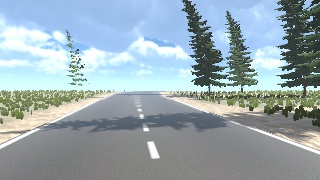
#> input picture Lessons/frame_20260212_200109_142.jpg, 320 x 180 px
$ python hough_transform_math_model.py
#> lines starting #> are read from the running program, lines starting #| are printed output that depends on the picture; after the words box and inside, x2 and y2 are one past the last pixel; in counts of white or black regions, pixels touching at a corner belong together
import numpy as np
import matplotlib.pyplot as plt
import cv2

img = cv2.imread('frame_20260212_200109_142.jpg')  # Change to your image path
#> img is the input picture: shape (180, 320, 3); mean B, G, R 175.7, 168.3, 151.8
gray = cv2.cvtColor(img, cv2.COLOR_BGR2GRAY)
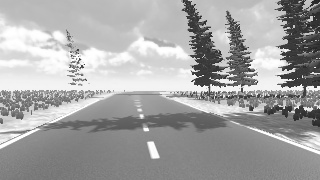
#> gray: shape (180, 320); min 37, max 255, mean 164.2

edges = cv2.Canny(gray, threshold1=100, threshold2=200)
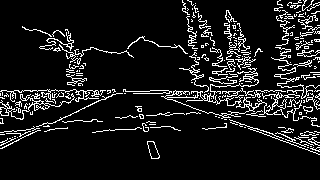
#> edges: shape (180, 320); 10.1% white in thin lines or dots, all inside (x1, y1, x2, y2) = (0, 0, 320, 159)


rows, cols = edges.shape    #Size of the edge image, be equal to original image
#> rows = 180; cols = 320

thetas = np.deg2rad(np.arange(-90, 90, 1))  #Step = 1 degree in default, converted to radian
diag_len = int(np.ceil(np.sqrt(rows**2 + cols**2))) #Diagonal of the original image
#> diag_len = 368
rhos = np.linspace(-diag_len, diag_len, 2 * diag_len)
#> rhos = 736 values from -368 to 368

accumulator = np.zeros((2 * diag_len, len(thetas)), dtype=np.uint64)

y_idxs, x_idxs = np.nonzero(edges)  # edge (nonzero) pixel indices
#> y_idxs = 5813 values from 0 to 158; x_idxs = 5813 values, max 319 at index 37, min 0 at index 2941, mean 192.1

for i in range(len(x_idxs)):
    x = x_idxs[i]
    y = y_idxs[i]
    for t_idx in range(len(thetas)):
        theta = thetas[t_idx]
        rho = int(round(x * np.cos(theta) + y * np.sin(theta))) + diag_len
        accumulator[rho, t_idx] += 1
#> this loop made 5813 passes
#> (x, y) on passes 1 to 3: (182, 0), (187, 0), (188, 0)
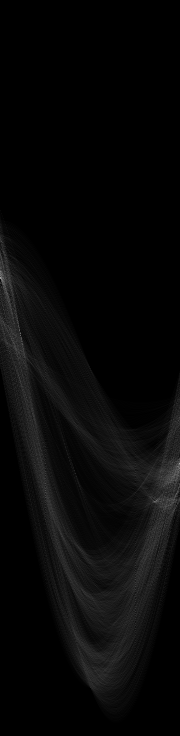
#> accumulator: shape (736, 180) uint64; min 0, max 163, mean 7.9


# Find indices of peaks in accumulator for detected lines:
lines_idxs = np.argwhere(accumulator > 100)   # choose threshold value experimentally
#> lines_idxs = 24 rows, first 8: [271, 0], [273, 0], [274, 1], [275, 0], [276, 1], [277, 0], [277, 1], [278, 0]

# Save (rho, theta)
lines = []
for line_idx in lines_idxs:
    rho_idx, theta_idx = line_idx
    rho = rho_idx - diag_len
    theta = thetas[theta_idx]
    lines.append((rho, theta))
#> this loop made 24 passes
#> (rho_idx, theta_idx, rho, theta) on passes 1 to 12: (271, 0, -97, -1.57), (273, 0, -95, -1.57), (274, 1, -94, -1.55), (275, 0, -93, -1.57), (276, 1, -92, -1.55), (277, 0, -91, -1.57), (277, 1, -91, -1.55), (278, 0, -90, -1.57), (278, 1, -90, -1.55), (278, 3, -90, -1.52), (279, 1, -89, -1.55), (279, 2, -89, -1.54)
#> after the loop, lines = 24 items, first 6: (-97, -1.57), (-95, -1.57), (-94, -1.55), (-93, -1.57), (-92, -1.55), (-91, -1.57)


for rho, theta in lines:
    a = np.cos(theta)
    b = np.sin(theta)
    x0 = a * rho
    y0 = b * rho
    x1 = int(x0 + 1000 * (-b))
    y1 = int(y0 + 1000 * (a))
    x2 = int(x0 - 1000 * (-b))
    y2 = int(y0 - 1000 * (a))
    cv2.line(img, (x1, y1), (x2, y2), (0, 0, 255), 2)
#> this loop made 24 passes
#> (rho, theta, a, b, x0, y0, x1, y1) on passes 1 to 12: (-97, -1.57, 6.12e-17, -1, -5.94e-15, 97, 1000, 97), (-95, -1.57, 6.12e-17, -1, -5.82e-15, 95, 1000, 95), (-94, -1.55, 0.0175, -1, -1.64, 93.99, 998, 111), (-93, -1.57, 6.12e-17, -1, -5.69e-15, 93, 1000, 93), (-92, -1.55, 0.0175, -1, -1.61, 91.99, 998, 109), (-91, -1.57, 6.12e-17, -1, -5.57e-15, 91, 1000, 91), (-91, -1.55, 0.0175, -1, -1.59, 90.99, 998, 108), (-90, -1.57, 6.12e-17, -1, -5.51e-15, 90, 1000, 90), (-90, -1.55, 0.0175, -1, -1.57, 89.99, 998, 107), (-90, -1.52, 0.0523, -0.999, -4.71, 89.88, 993, 142), (-89, -1.55, 0.0175, -1, -1.55, 88.99, 998, 106), (-89, -1.54, 0.0349, -0.999, -3.11, 88.95, 996, 123)
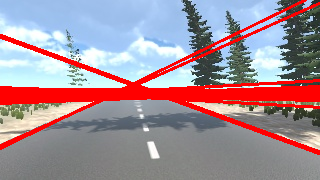
#> img: shape (180, 320, 3); 14.33% of pixels changed, all inside (x1, y1, x2, y2) = (0, 0, 320, 155)

plt.imshow(cv2.cvtColor(img, cv2.COLOR_BGR2RGB))
plt.title('Detected Lines')
plt.show()

# [5 lines of commented-out code are left out]

$ run again, with Lessons/frame_20260212_200107_097.jpg copied over Lessons/frame_20260212_200109_142.jpg
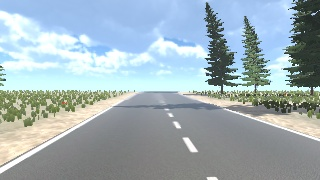
#> input picture Lessons/frame_20260212_200107_097.jpg, 320 x 180 px
#> img is the input picture: shape (180, 320, 3); mean B, G, R 182, 175.4, 159
#> `edges = cv2.Canny(gray, threshold1=100, threshold2=200)`:
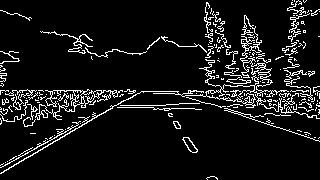
#> edges: shape (180, 320); 8.7% white in thin lines or dots
#> y_idxs = 5009 values from 0 to 179; x_idxs = 5009 values, max 319 at index 73, min 0 at index 74, mean 177.4
#> the loop `for i in range(len(x_idxs)):` made 5009 passes
#> (x, y) on passes 1 to 3: (292, 0), (294, 0), (298, 0)
#> lines_idxs = 27 pairs, first value 261 to 517, second value 0 to 179
#> the loop `for line_idx in lines_idxs:` made 27 passes
#> (rho_idx, theta_idx, rho, theta) on passes 1 to 8: (261, 0, -107, -1.57), (263, 0, -105, -1.57), (266, 2, -102, -1.54), (273, 0, -95, -1.57), (274, 0, -94, -1.57), (275, 0, -93, -1.57), (277, 0, -91, -1.57), (278, 0, -90, -1.57)
#> after the loop `for line_idx in lines_idxs:`: lines = 27 pairs, first value -107 to 149, second value -1.57 to 1.55
#> the loop `for rho, theta in lines:` made 27 passes
#> (rho, theta, a, b, x0, y0, x1, y1) on passes 1 to 8: (-107, -1.57, 6.12e-17, -1, -6.55e-15, 107, 1000, 107), (-105, -1.57, 6.12e-17, -1, -6.43e-15, 105, 1000, 105), (-102, -1.54, 0.0349, -0.999, -3.56, 101.9, 995, 136), (-95, -1.57, 6.12e-17, -1, -5.82e-15, 95, 1000, 95), (-94, -1.57, 6.12e-17, -1, -5.76e-15, 94, 1000, 94), (-93, -1.57, 6.12e-17, -1, -5.69e-15, 93, 1000, 93), (-91, -1.57, 6.12e-17, -1, -5.57e-15, 91, 1000, 91), (-90, -1.57, 6.12e-17, -1, -5.51e-15, 90, 1000, 90)
#> after the loop `for rho, theta in lines:`:
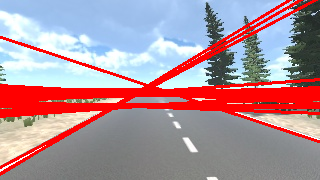
#> img: shape (180, 320, 3); 17.84% of pixels changed, all inside (x1, y1, x2, y2) = (0, 0, 320, 176)
